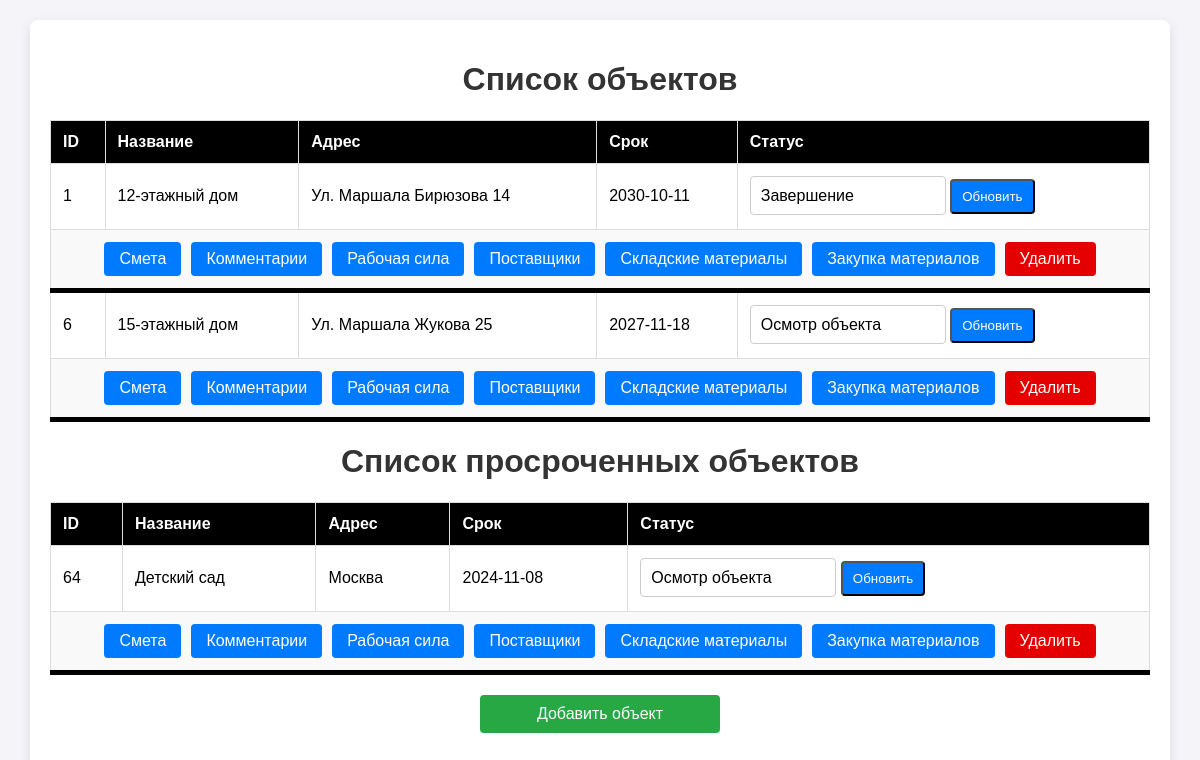
The page / (signed in) on the database its author committed.
### tables this page shows
CREATE TABLE construction_objects (
                id INTEGER PRIMARY KEY AUTOINCREMENT,
                name TEXT NOT NULL,
                address TEXT NOT NULL,
                deadline TEXT NOT NULL,
                status TEXT NOT NULL
            );

### main.py (the view)
@app.route("/")
@login_required
def index():
    print(str(datetime.now().strftime("%Y-%m-%d")))
    objects = ConstructionObjectTable.find_active_objects(str(datetime.now().strftime("%Y-%m-%d")))
    end = ConstructionObjectTable.find_overdue_objects(str(datetime.now().strftime("%Y-%m-%d")))
    return render_template("index.html", objects=objects, end=end)

### active_record.py (called while the page is built)
    @staticmethod
    def connect():
        conn = sqlite3.connect(DB_PATH)
        conn.row_factory = sqlite3.Row
        return conn

    @staticmethod
    def from_row(row):
        return ConstructionObject(
            id=row["id"], name=row["name"], address=row["address"],
            deadline=row["deadline"], status=row["status"]
        )

    @staticmethod
    def get_all():
        conn = ConstructionObject.connect()
        cursor = conn.cursor()
        cursor.execute("SELECT * FROM construction_objects")
        rows = cursor.fetchall()
        conn.close()
        return [ConstructionObject.from_row(row) for row in rows]

    @staticmethod
    def from_row(row):
        if len(row) == 4:
            return User(
                id=row[0],
                username=row[1],
                password=row[2],
                desc=row[3]
            )
        return None

    @classmethod
    def get_by_id(cls, user_id):
        conn = User.connect()
        cursor = conn.cursor()
        cursor.execute("SELECT * FROM users WHERE id = ?", (user_id,))
        row = cursor.fetchone()
        conn.close()
        return User.from_row(row) if row else None

### main.py (called while the page is built)
@login_manager.user_loader
def load_user(user_id):
    return UserTable.get_by_id(user_id)

### table_module.py (called while the page is built)
    @staticmethod
    def find_overdue_objects(current_date):
        objects = ConstructionObject.get_all()
        return [obj for obj in objects if obj.deadline < current_date]

    @staticmethod
    def find_active_objects(current_date):
        objects = ConstructionObject.get_all()
        return [obj for obj in objects if obj.deadline >= current_date]

    @staticmethod
    def get_by_id(user_id):
        return User.get_by_id(user_id)

### templates/index.html (shortened to what this page needs)
<!DOCTYPE html>
<html lang="ru">
<head>
</head>
<body>
    <div class="container">
        <h1>Список объектов</h1>
        <table>
            <thead>
                <tr>
                    <th>ID</th>
                    <th>Название</th>
                    <th>Адрес</th>
                    <th>Срок</th>
                    <th>Статус</th>
                </tr>
            </thead>
            <tbody>
                {% for obj in objects %}
                <tr>
                    <td>{{ obj.id }}</td>
                    <td>{{ obj.name }}</td>
                    <td>{{ obj.address }}</td>
                    <td>{{ obj.deadline }}</td>
                    <td>
                        <form action="{{ url_for('update_status', object_id=obj.id) }}" method="POST">
                            <label>
                                <select name="status" required>
                                    <option value="Осмотр объекта" {% if obj.status == 'Осмотр объекта' %} selected {% endif %}>Осмотр объекта</option>
                                    <option value="Завершение" {% if obj.status == 'Завершение' %} selected {% endif %}>Завершение</option>
                                </select>
                            </label>
                            <button type="submit" class="action-btnsel">Обновить</button>
                        </form>
                    </td>
                </tr>
                <tr class="actions-row">
                    <td colspan="6">
                        <div class="actions">
                            <a href="{{ url_for('manage_estimate', object_id=obj.id) }}" class="action-btn">Смета</a>
                            <a href="{{ url_for('comments', object_id=obj.id) }}" class="action-btn">Комментарии</a>
                            <a href="{{ url_for('manage_workforce', object_id=obj.id) }}" class="action-btn">Рабочая сила</a>
                            <a href="{{ url_for('manage_suppliers', object_id=obj.id) }}" class="action-btn">Поставщики</a>
                            <a href="{{ url_for('manage_materials', object_id=obj.id) }}" class="action-btn">Складские материалы</a>
                            <a href="{{ url_for('purchase_requests', object_id=obj.id) }}" class="action-btn">Закупка материалов</a>
                            <a href="{{ url_for('delete_object', object_id=obj.id) }}" class="action-btn2" onclick="return confirm('Вы уверены, что хотите удалить этот объект?')">Удалить</a>
                        </div>
                    </td>
                </tr>
                {% endfor %}
            </tbody>
        </table>
           <h1>Список просроченных объектов</h1>
        <table>
            <thead>
                <tr>
                    <th>ID</th>
                    <th>Название</th>
                    <th>Адрес</th>
                    <th>Срок</th>
                    <th>Статус</th>
                </tr>
            </thead>
            <tbody>
                {% for en in end %}
                <tr>
                    <td>{{ en.id }}</td>
                    <td>{{ en.name }}</td>
                    <td>{{ en.address }}</td>
                    <td>{{ en.deadline }}</td>
                    <td>
                        <form action="{{ url_for('update_status', object_id=en.id) }}" method="POST">
                            <label>
                                <select name="status" required>
                                    <option value="Осмотр объекта" {% if en.status == 'Осмотр объекта' %} selected {% endif %}>Осмотр объекта</option>
                                </select>
                            </label>
                            <button type="submit" class="action-btnsel">Обновить</button>
                        </form>
                    </td>
                </tr>
                <tr class="actions-row">
                    <td colspan="6">
                        <div class="actions">
                            <a href="{{ url_for('manage_estimate', object_id=en.id) }}" class="action-btn">Смета</a>
                            <a href="{{ url_for('comments', object_id=en.id) }}" class="action-btn">Комментарии</a>
                            <a href="{{ url_for('manage_workforce', object_id=en.id) }}" class="action-btn">Рабочая сила</a>
                            <a href="{{ url_for('manage_suppliers', object_id=en.id) }}" class="action-btn">Поставщики</a>
                            <a href="{{ url_for('manage_materials', object_id=en.id) }}" class="action-btn">Складские материалы</a>
                            <a href="{{ url_for('purchase_requests', object_id=en.id) }}" class="action-btn">Закупка материалов</a>
                            <a href="{{ url_for('delete_object', object_id=en.id) }}" class="action-btn2" onclick="return confirm('Вы уверены, что хотите удалить этот объект?')">Удалить</a>
                        </div>
                    </td>
                </tr>
                {% endfor %}
            </tbody>
        </table>
        <a href="javascript:void(0);" id="addObjectBtn" class="add-object">Добавить объект</a>
    </div>
</body>
</html>

### templates/index.html (style rules this page uses)
body { font-family: 'Arial', sans-serif; background-color: #f4f4f9; margin: 0; padding: 0; }
.container { max-width: 1100px; margin: 20px auto; padding: 20px; background-color: #ffffff; border-radius: 8px; box-shadow: 0 4px 12px rgba(0, 0, 0, 0.1); }
h1 { text-align: center; color: #333; }
table { width: 100%; border-collapse: collapse; margin-top: 20px; }
th, td { padding: 12px; text-align: left; border: 1px solid #ddd; }
th { background-color: #000000; color: white; }
tr:nth-child(even) { background-color: #f9f9f9; }
td a { text-decoration: none; color: #ffffff; padding: 5px 10px; border-radius: 4px; background-color: #007bff; transition: background-color 0.3s, transform 0.2s ease; }
.add-object { display: block; margin: 20px auto; padding: 10px 20px; background-color: #28a745; color: white; text-align: center; font-size: 16px; border-radius: 4px; text-decoration: none; width: 200px; transition: background-color 0.3s ease, transform 0.2s ease; }
.actions { display: flex; gap: 10px; justify-content: center; }
.action-btn { padding: 8px 15px; background-color: #007bff; color: white; text-decoration: none; border-radius: 4px; transition: background-color 0.3s ease, transform 0.2s ease; }
.action-btnsel { padding: 8px 10px; background-color: #007bff; color: white; text-decoration: none; border-radius: 4px; transition: background-color 0.3s ease, transform 0.2s ease; }
.action-btn2 { padding: 8px 15px; background-color: #e50000; color: white; text-decoration: none; border-radius: 4px; transition: background-color 0.3s ease, transform 0.2s ease; }
.actions-row { border-bottom: 5px solid black; }
select { width: 100%; padding: 10px; font-size: 16px; border: 1px solid #ccc; border-radius: 4px; box-sizing: border-box; background-color: #ffffff; appearance: none; -webkit-appearance: none; -moz-appearance: none; transition: border-color 0.3s, box-shadow 0.3s; }
label { font-size: 12px; color: #555; margin-bottom: 2px; display: inline-block; }

### rows shown on the page
construction_objects: id "1", name "12-этажный дом", address "Ул. Маршала Бирюзова 14", deadline "2030-10-11", status "Завершение"
construction_objects: id "6", name "15-этажный дом", address "Ул. Маршала Жукова 25", deadline "2027-11-18", status "Осмотр объекта"
construction_objects: id "64", name "Детский сад", address "Москва", deadline "2024-11-08"
